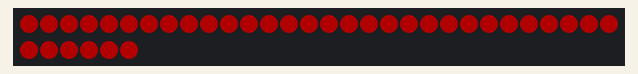
Simulated run of this program. Board: MicroPython board. On the bench: 36 RGB LEDs in strip order, left to right, continuing on the next row. Dim RGB values are drawn brighter than linear.

Above: at 0.1 s.
At 1.1 s:
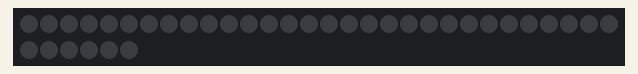

The program:

LED_test_flash_all.py
```python
import neopixel
from machine import Pin
from time import sleep

# Set up the NeoPixel on pin 15 with 8 LEDs (adjust pin and number of LEDs)
pin = Pin(8, Pin.OUT)
num_leds = 36
np = neopixel.NeoPixel(pin, num_leds)

# Function to light up all LEDs in red
def set_all_leds(color):
    for i in range(num_leds):
        np[i] = color
    np.write()

while True:
    set_all_leds((55, 0, 0))  # Set all LEDs to red (R, G, B)
    sleep(1)
    set_all_leds((0, 0, 0))    # Turn off all LEDs
    sleep(1)
```

Measured:
- what the display in image 1 shows lasts 1.0 s, from 1.0 s to 2.0 s
